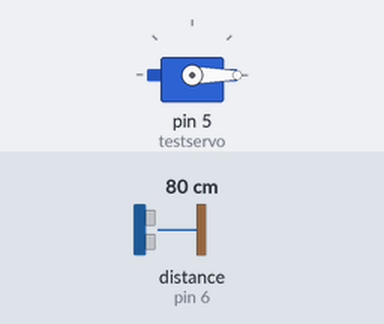
Bench run of a sketch on a simulated Arduino Uno, built with avr-gcc and run on an emulated ATmega328P. Parts: servo. Wiring (inferred from the names in the program): ultrasonic range finder: trigger pin 7; echo pin 6. The inputs (shaded band) are chosen by the test bench; at power-on: distance to the obstacle (sensor on pin 6) 80 cm. The echo pulse lasts 58.3 µs per cm.

Above: at 1.2 s.
1.3 s: distance to the obstacle (sensor on pin 6) set to 13 cm
2.8 s: distance to the obstacle (sensor on pin 6) set to 10 cm
At 2.96 s:
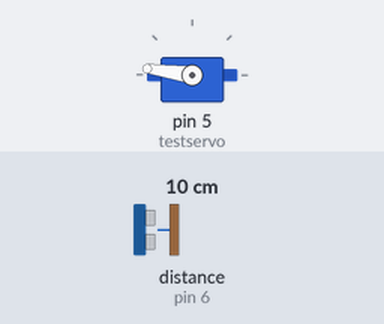
At 3.56 s:
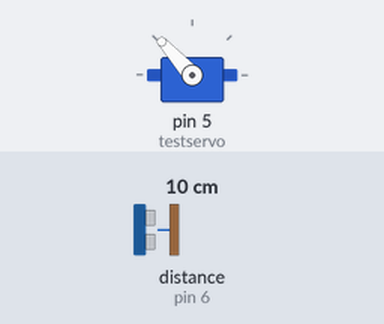
5.8 s: distance to the obstacle (sensor on pin 6) set to 18 cm
At 5.97 s:
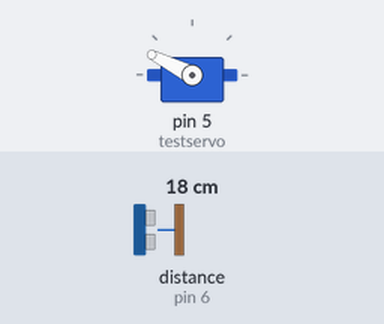
Timing chart, 0 to 9.8 s (numbered marks = the images above; inputs shaded):
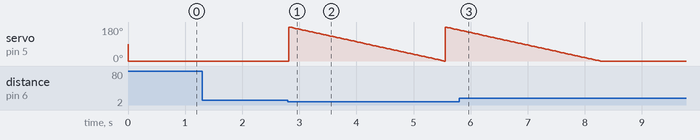

Measured:
- the behaviour switches between 12 and 11 cm on distance to the obstacle (sensor on pin 6) (found by bisection; images 0 and 1)
- after the input at 1.3 s, every drawn part: stays the same
- after the input at 2.8 s, servo on pin 5 (testservo): ramps from 180° to 0° and jumps back, once every 2.7 s

The sketch:

project_arduino.ino
```cpp
//first githup change
//second githup change
const int trigPin = 7;
const int echoPin = 6;
#include <Servo.h>
Servo testservo;
int pos = 0;

void setup() {
  Serial.begin (9600);
  testservo.attach(5);
  pinMode(trigPin, OUTPUT);
  pinMode(echoPin, INPUT);
}

void loop() {
  long duration, distance;
  digitalWrite(trigPin, LOW);
  delayMicroseconds(2);
  digitalWrite(trigPin, HIGH);
  delayMicroseconds(10);
  digitalWrite(trigPin, LOW);
  duration = pulseIn(echoPin, HIGH);
  distance = (duration/2) / 29.1;

  if (distance <= 10)
  {
    for (pos = 180; pos >= 0; pos -= 1) { // goes from 180 degrees to 0 degrees
   testservo.write(pos);

    delay(15);

    }
    }
  else {

     testservo.write(pos);
    delay(15);
  }
  }
```
